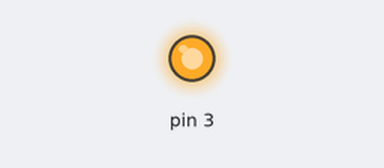
The sketch below on a simulated Arduino Uno, built with avr-gcc and run on an emulated ATmega328P. Shown: output pins drawn as LEDs (lit = HIGH). At 0.0 s the program stops and its outputs stay as they are.

Above: at 0.1 s.
Timing chart, 0 to 1.5 s (numbered marks = the images above):
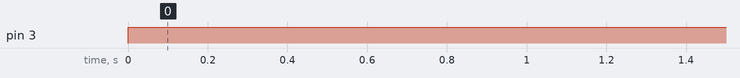

Measured:
- by itself, pin 3: LOW → HIGH at 0.00 s

The sketch:

HW4_Prob6.ino
```cpp
int main(void){
  // setup code that only runs once
  DDRD = 0b00001000; // set pin 3 as output
  PORTD = 0b00001000; // set pin 3 high, other pins low
  while(1){
    // code that loops forever

  }
}
```
